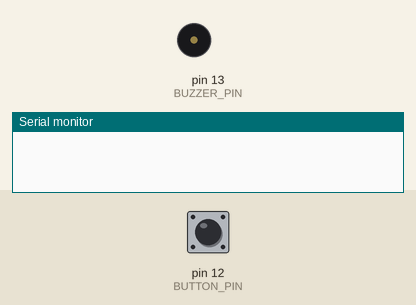
A sketch run on a simulated Arduino Uno, built with avr-gcc and run on an emulated ATmega328P. On the bench: buzzer (waves = sounding), the last lines printed to the serial monitor. Inputs (shaded band) come from the test bench; at power-on: pin 12 (BUTTON_PIN) HIGH.

Above: at 1.2 s.
1.3 s: pin 12 (BUTTON_PIN) pulled LOW for 0.15 s
At 2.2 s:
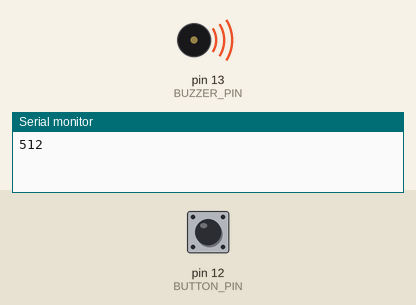
Timing chart, 0 to 4.3 s (numbered marks = the images above; inputs shaded):
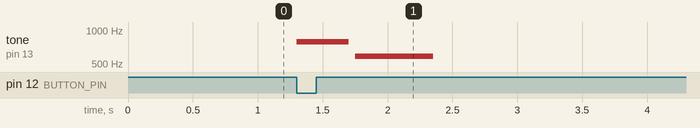

Measured:
- after the input at 1.3 s, tone on pin 13 (BUZZER_PIN): silent → 784 Hz at once, → silent 0.40 s later, → 587 Hz 0.05 s later, → silent 0.60 s later

The sketch:

bd.ino
```cpp
// MakerNest Origins · bench D · a doorbell that plays a different tune after dark
// Button on row 12, passive buzzer on row 13, light sensor on A0.
// In the day it plays a loud ding-dong. After dark it plays three soft, low notes.

const int BUTTON_PIN = 12;
const int BUZZER_PIN = 13;
const int SENSOR_PIN = A0;
const int DARK = 300;          // below this, it counts as night

void dayTune() {
  tone(BUZZER_PIN, 784, 400);  // ding
  delay(450);
  tone(BUZZER_PIN, 587, 600);  // dong
  delay(650);
}

void nightTune() {
  tone(BUZZER_PIN, 392, 200);
  delay(260);
  tone(BUZZER_PIN, 330, 200);
  delay(260);
  tone(BUZZER_PIN, 262, 300);
  delay(360);
}

void setup() {
  pinMode(BUTTON_PIN, INPUT_PULLUP);
  pinMode(BUZZER_PIN, OUTPUT);
  Serial.begin(9600);
}

void loop() {
  if (digitalRead(BUTTON_PIN) == LOW) {        // somebody pressed it
    int light = analogRead(SENSOR_PIN);
    Serial.println(light);
    if (light < DARK) {
      nightTune();
    } else {
      dayTune();
    }
    while (digitalRead(BUTTON_PIN) == LOW) {   // wait for the finger to come off
      delay(10);
    }
    delay(50);
  }
}
```
